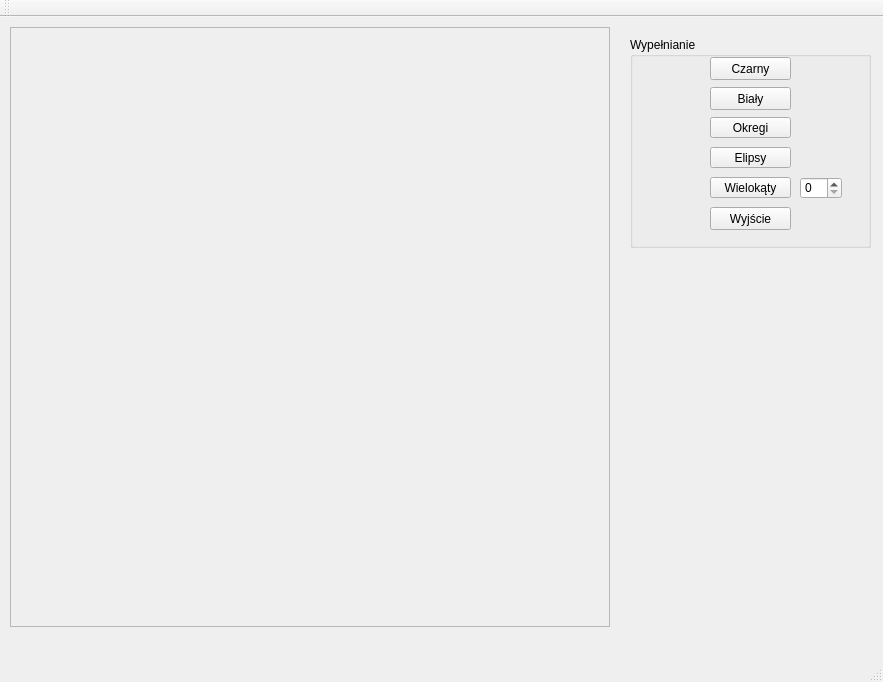
<?xml version="1.0" encoding="UTF-8"?>
<ui version="4.0">
 <class>MyWindow</class>
 <widget class="QMainWindow" name="MyWindow">
  <property name="geometry">
   <rect>
    <x>0</x>
    <y>0</y>
    <width>883</width>
    <height>682</height>
   </rect>
  </property>
  <property name="windowTitle">
   <string>MyWindow</string>
  </property>
  <widget class="QWidget" name="centralWidget">
   <widget class="QFrame" name="rysujFrame">
    <property name="geometry">
     <rect>
      <x>10</x>
      <y>10</y>
      <width>600</width>
      <height>600</height>
     </rect>
    </property>
    <property name="frameShape">
     <enum>QFrame::StyledPanel</enum>
    </property>
    <property name="frameShadow">
     <enum>QFrame::Raised</enum>
    </property>
   </widget>
   <widget class="QGroupBox" name="groupBox">
    <property name="geometry">
     <rect>
      <x>630</x>
      <y>20</y>
      <width>241</width>
      <height>211</height>
     </rect>
    </property>
    <property name="title">
     <string>Wypełnianie</string>
    </property>
    <widget class="QPushButton" name="draw1Button">
     <property name="geometry">
      <rect>
       <x>80</x>
       <y>20</y>
       <width>81</width>
       <height>23</height>
      </rect>
     </property>
     <property name="text">
      <string>Czarny</string>
     </property>
    </widget>
    <widget class="QPushButton" name="draw2Button">
     <property name="geometry">
      <rect>
       <x>80</x>
       <y>50</y>
       <width>81</width>
       <height>23</height>
      </rect>
     </property>
     <property name="text">
      <string>Biały</string>
     </property>
    </widget>
    <widget class="QPushButton" name="exitButton">
     <property name="geometry">
      <rect>
       <x>80</x>
       <y>170</y>
       <width>81</width>
       <height>23</height>
      </rect>
     </property>
     <property name="text">
      <string>Wyjście</string>
     </property>
    </widget>
    <widget class="QPushButton" name="radioButton_1">
     <property name="geometry">
      <rect>
       <x>80</x>
       <y>80</y>
       <width>81</width>
       <height>21</height>
      </rect>
     </property>
     <property name="text">
      <string>Okregi</string>
     </property>
    </widget>
    <widget class="QPushButton" name="radioButton_2">
     <property name="geometry">
      <rect>
       <x>80</x>
       <y>110</y>
       <width>81</width>
       <height>21</height>
      </rect>
     </property>
     <property name="text">
      <string>Elipsy</string>
     </property>
    </widget>
    <widget class="QSpinBox" name="spinBox">
     <property name="geometry">
      <rect>
       <x>170</x>
       <y>140</y>
       <width>42</width>
       <height>22</height>
      </rect>
     </property>
    </widget>
    <widget class="QPushButton" name="radioButton_3">
     <property name="geometry">
      <rect>
       <x>80</x>
       <y>140</y>
       <width>81</width>
       <height>21</height>
      </rect>
     </property>
     <property name="text">
      <string>Wielokąty</string>
     </property>
    </widget>
   </widget>
  </widget>
  <widget class="QMenuBar" name="menuBar">
   <property name="geometry">
    <rect>
     <x>0</x>
     <y>0</y>
     <width>883</width>
     <height>20</height>
    </rect>
   </property>
  </widget>
  <widget class="QToolBar" name="mainToolBar">
   <attribute name="toolBarArea">
    <enum>TopToolBarArea</enum>
   </attribute>
   <attribute name="toolBarBreak">
    <bool>false</bool>
   </attribute>
  </widget>
  <widget class="QStatusBar" name="statusBar"/>
 </widget>
 <layoutdefault spacing="6" margin="11"/>
 <resources/>
 <connections/>
</ui>
